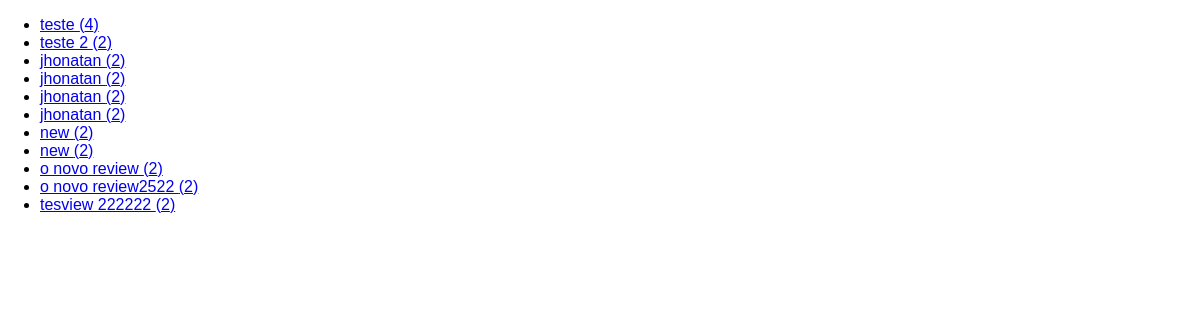
The app's page /reviews with its own data.
### reviews/models.py (models this page shows)
class Review(models.Model):
    user_name = models.CharField(max_length=100)
    review_text= models.TextField()
    rating = models.IntegerField()

### reviews/views.py (the view)
# urls.py: path("reviews",views.ReviewsListView.as_view()),
class ReviewsListView(ListView):
    template_name = "reviews/reviews_list.html"
    model=Review
    context_object_name = "reviews"

### reviews/templates/reviews/reviews_list.html (shortened to what this page needs)
{% extends "reviews/base.html" %}
{% block content %}
    <ul>
        {% for review in reviews %}
         <li>
            <a href="{% url 'single-review' pk=review.id %}">
                {{review.user_name}} ({{review.rating}})
            </a>
         </li>
        {% endfor %}
    </ul>
{% endblock content %}

### reviews/static/reviews/styles.css (style rules this page uses)
body { font-family: sans-serif; margin: 0; }

### records on screen
Review: user_name "teste", rating "4"
Review: user_name "teste 2", rating "2"
Review: user_name "jhonatan", rating "2"
Review: user_name "jhonatan", rating "2"
Review: user_name "jhonatan", rating "2"
Review: user_name "jhonatan", rating "2"
Review: user_name "new", rating "2"
Review: user_name "new", rating "2"
Review: user_name "o novo review", rating "2"
Review: user_name "o novo review2522", rating "2"
Review: user_name "tesview 222222", rating "2"
